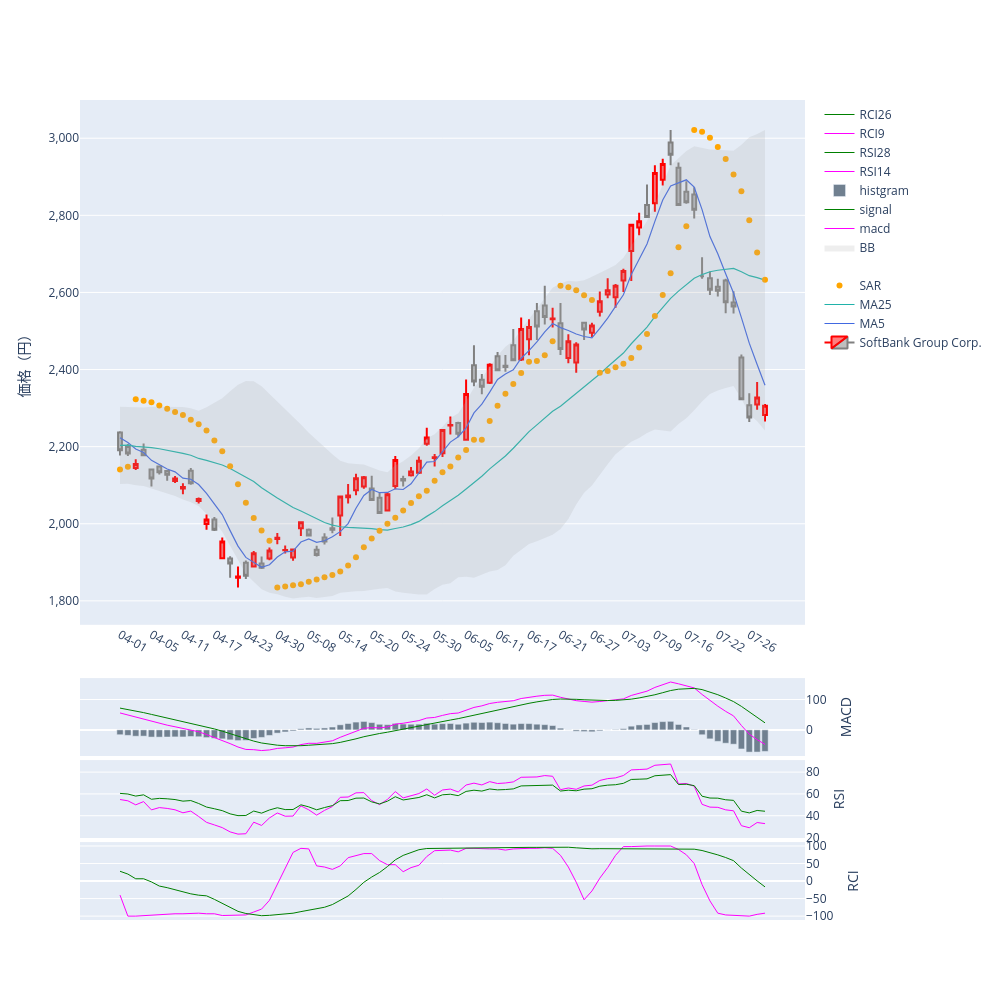

This figure's notebook cell:
### Code cell
rci.show_chart(code=code, name=name, start=display_start_date.strftime('%Y-%m-%d'), end=end_date.strftime('%Y-%m-%d'))
